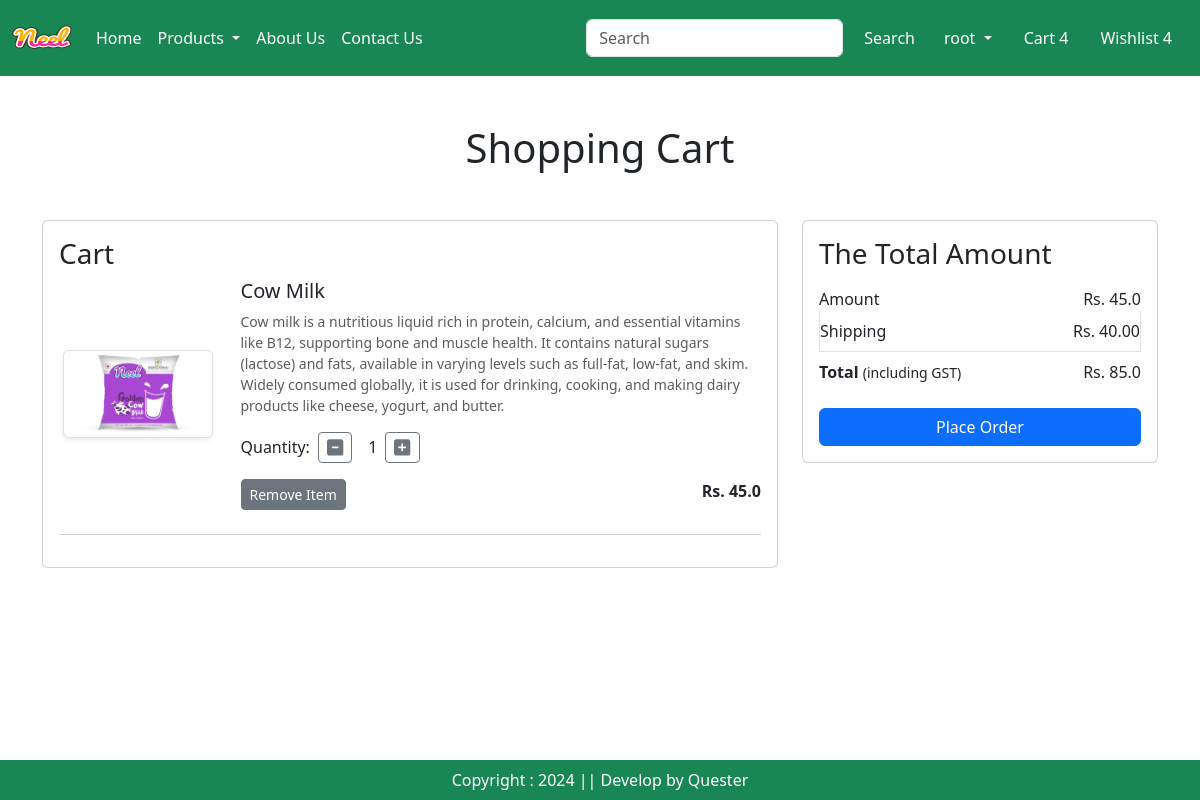
/cart/ (signed in), run on an earlier commit of the app's database.
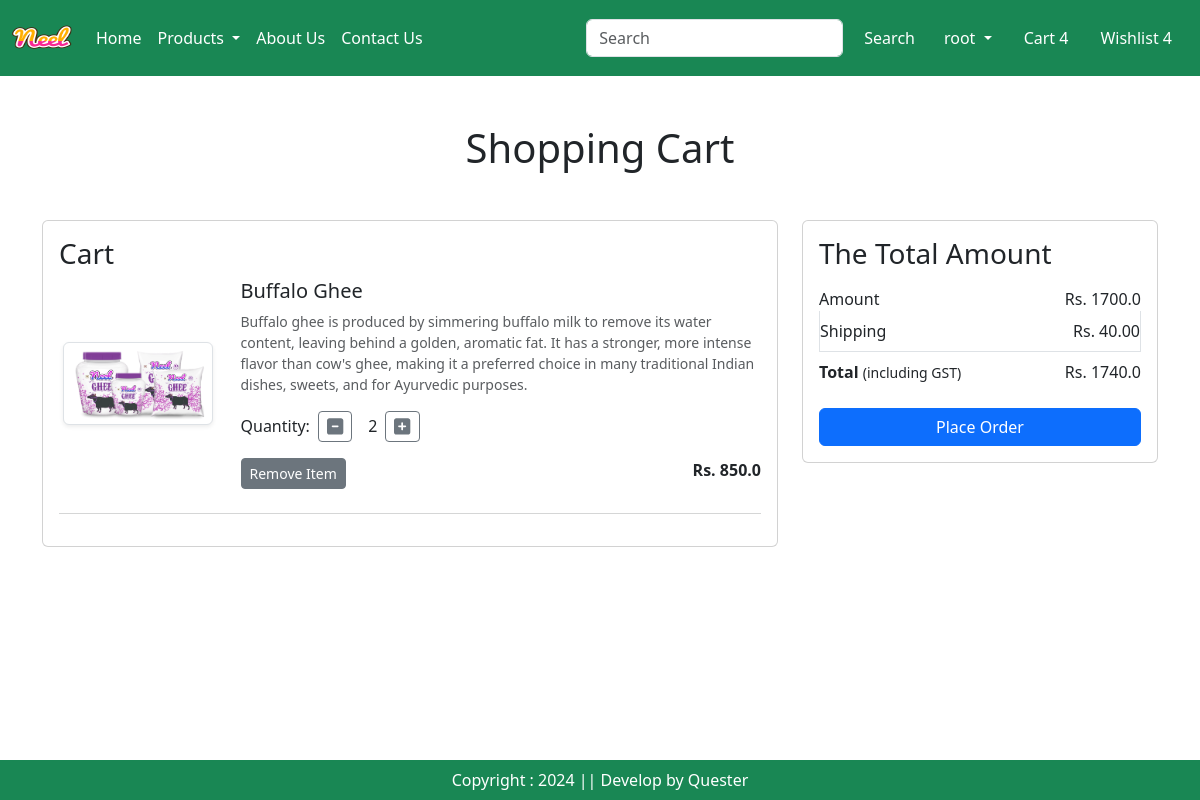
And on a later commit of the database.
### app/models.py (models this page shows, shortened)
class Cart(models.Model):
  user = models.ForeignKey(User, on_delete=models.CASCADE)
  product = models.ForeignKey(Product, on_delete=models.CASCADE)
  quantity = models.PositiveIntegerField(default=1)

class Product(models.Model):
  title = models.CharField(max_length=100)
  selling_price = models.FloatField()
  discounted_price = models.FloatField()
  description = models.TextField()
  composition = models.TextField(default='')
  prodapp = models.TextField(default='')
  category = models.CharField(choices=CATEGORY_CHOICES, max_length=2)
  product_image = models.ImageField(upload_to='product')

### app/views.py (the view)
# urls.py: path('cart/', views.show_cart, name='showCart'),
def show_cart(request):
  user = request.user
  cart = Cart.objects.filter(user=user)
  amount = 0
  for p in cart:
    value = p.quantity * p.product.discounted_price
    amount = amount + value
  totalamount = amount + 40
  return render(request, 'app/addToCart.html',locals())

### app/templates/app/addToCart.html (shortened to what this page needs)
{% extends "app/base.html" %}
{% load static %}
{% block main-content %}
<div class="container my-5">
  <div class="row">
      {% if cart %}
          <h1 class="text-center mb-5">Shopping Cart</h1>
          <div class="col-md-8">
              <div class="card">
                  <div class="card-body">
                      <h3>Cart</h3>
                      {% for item in cart %}
                      <div class="row mb-4">
                          <div class="col-sm-3 text-center align-self-center">
                              <img src="{{ item.product.product_image.url }}" alt="productImage" class="img-fluid img-thumbnail shadow-sm" height="150" width="150" />
                          </div>
                          <div class="col-sm-9">
                              <h5>{{ item.product.title }}</h5>
                              <p class="mb-2 text-muted small">{{ item.product.description }}</p>
                              <div class="d-flex align-items-center my-3">
                                  <label for="quantity" class="me-2">Quantity:</label>
                                  <a class="minus-cart btn btn-sm btn-outline-secondary me-2" pid="{{ item.product.id }}">
                                      <i class="fas fa-minus-square fa-lg"></i>
                                  </a>
                                  <span id="quantity" class="mx-2">{{ item.quantity }}</span>
                                  <a class="plus-cart btn btn-sm btn-outline-secondary" pid="{{ item.product.id }}">
                                      <i class="fas fa-plus-square fa-lg"></i>
                                  </a>
                              </div>
                              <div class="d-flex justify-content-between">
                                  <a href="#" class="remove-cart btn btn-sm btn-secondary mr-3" pid="{{ item.product.id }}">Remove Item</a>
                                  <p class="mb-0"><strong>Rs. {{ item.product.discounted_price }}</strong></p>
                              </div>
                          </div>
                      </div>
                      <hr class="text-muted">
                      {% endfor %}
                  </div>
              </div>
          </div>
          <div class="col-md-4">
              <div class="card">
                  <div class="card-body">
                      <h3>The Total Amount</h3>
                      <ul class="list-group">
                          <li class="list-group-item d-flex justify-content-between align-items-center border-0 px-0 pb-0">
                              Amount <span id="amount">Rs. {{ amount }}</span>
                          </li>
                          <li class="list-group-item d-flex justify-content-between align-items-center px-0">
                              Shipping <span>Rs. 40.00</span>
                          </li>
                          <li class="list-group-item d-flex justify-content-between align-items-center border-0 px-0 mb-3">
                              <div>
                                  <strong>Total</strong> <small>(including GST)</small>
                              </div>
                              <span id="totalamount">Rs. {{ totalamount }}</span>
                          </li>
                      </ul>
                      <div class="d-grid">
                          <a href="{% url 'checkout' %}" class="btn btn-primary">Place Order</a>
                      </div>
                  </div>
              </div>
          </div>
      {% else %}
          <h1 class="text-center mb-5">Cart is Empty</h1>
      {% endif %}
  </div>
</div>
{% endblock main-content %}

What changed in the data, as far as the page shows it:
removed Cart: product.product_image (picture), product "Cow Milk", product.description "Cow milk is a nutritious liquid rich in protein, calcium, and essential vitamins like B12, supporting bone and muscle health. It contains natural sugars (lactose) and fats, available in varying levels such as full-fat, low-fat, and skim. Widely consumed globally, it is used for drinking, cooking, and making dairy products like cheese, yogurt, and butter.", quantity "1", product.discounted_price "45.0"
added Cart: product.product_image (picture), product "Buffalo Ghee", product.description "Buffalo ghee is produced by simmering buffalo milk to remove its water content, leaving behind a golden, aromatic fat. It has a stronger, more intense flavor than cow's ghee, making it a preferred choice in many traditional Indian dishes, sweets, and for Ayurvedic purposes.", quantity "2", product.discounted_price "850.0"
Also different on the page:
{{ amount }}: "45.0" → "1700.0"
{{ totalamount }}: "85.0" → "1740.0"
